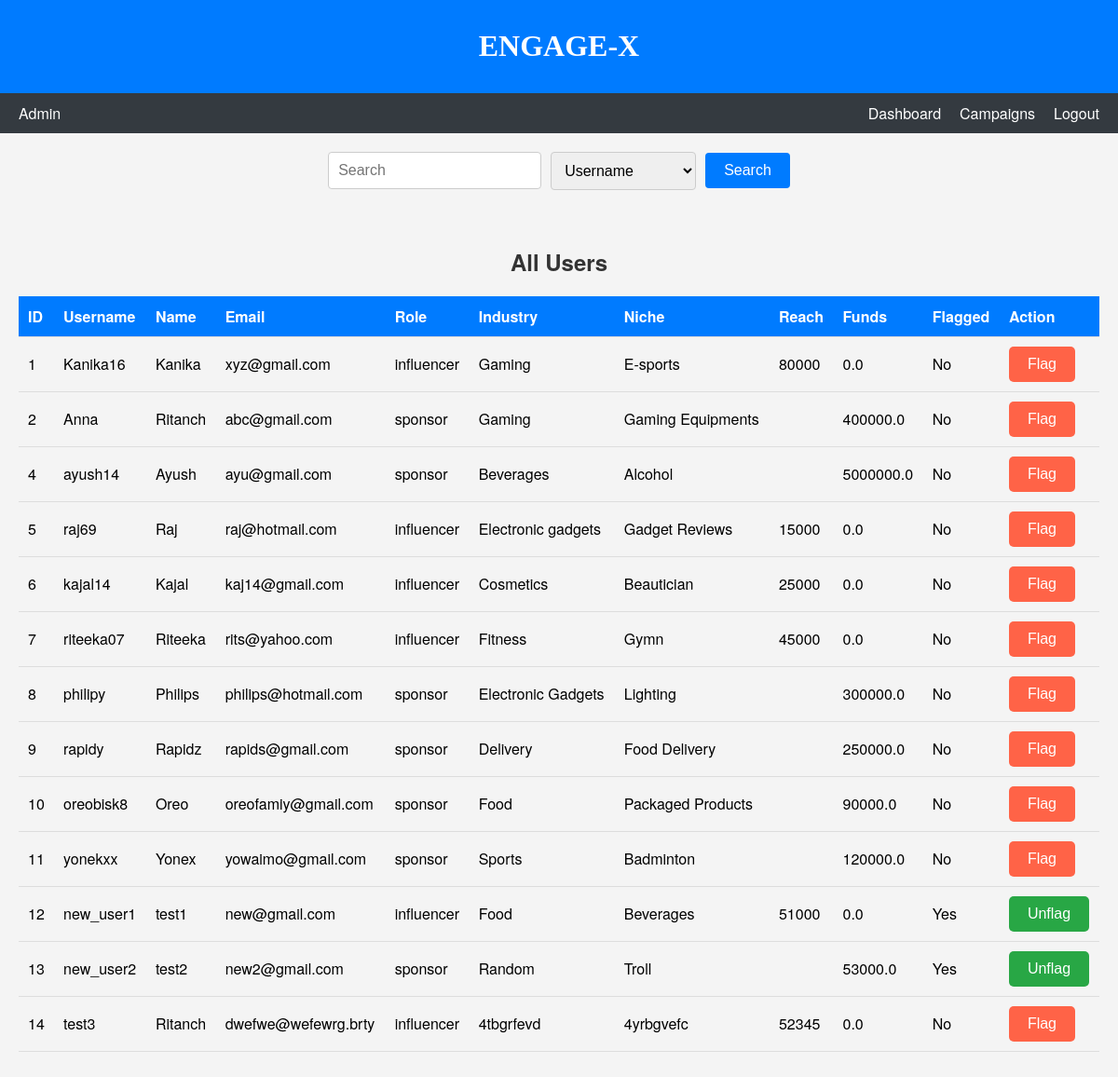
Before: /show_users/all with the older database file.
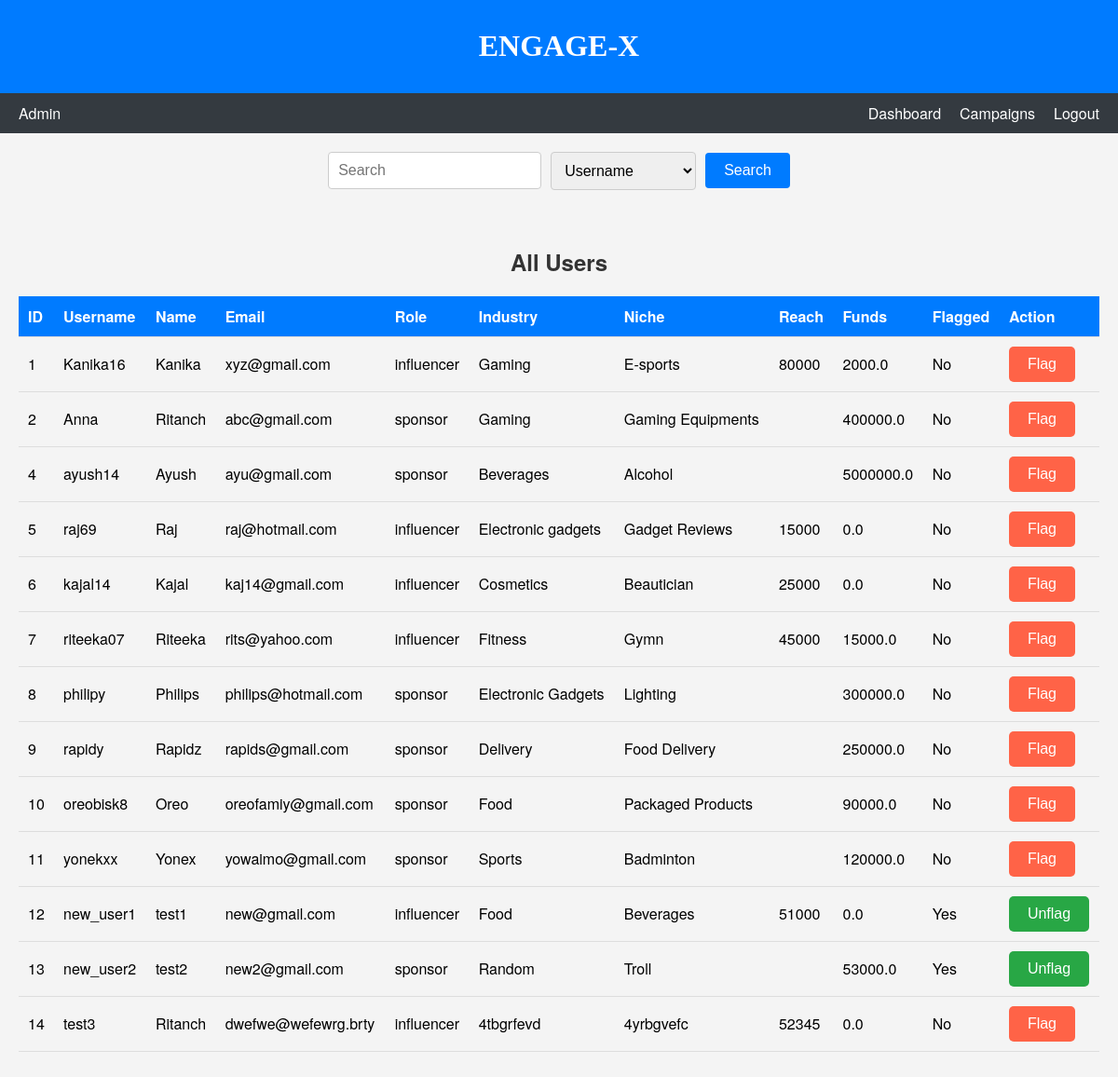
After: the same page with the newer database file.
### models.py (models this page shows, shortened)
class User(db.Model):
    __tablename__ = "user"
    id = db.Column(db.Integer, primary_key=True, autoincrement=True)
    username = db.Column(db.String, nullable=False)
    email = db.Column(db.String, nullable=False)
    role = db.Column(db.String, nullable=False) # admin , sponsor or influencer
    password = db.Column(db.String, nullable=False)
    is_flagged = db.Column(db.Boolean, default=False, nullable=False)  # New attribute for flagging users
    profile = db.relationship('Profile', back_populates='user', uselist=False)
    campaigns = db.relationship('Campaign', back_populates='sponsor')
    ad_requests = db.relationship('AdRequest', back_populates='influencer')

class Profile(db.Model):
    __tablename__ = "profile"
    id = db.Column(db.Integer, primary_key=True, autoincrement=True)
    user_id = db.Column(db.Integer, db.ForeignKey("user.id"), nullable=False)
    name = db.Column(db.String, nullable=False)
    industry = db.Column(db.String)
    niche = db.Column(db.String)
    reach = db.Column(db.Integer)
    funds = db.Column(db.Float)
    user = db.relationship('User', back_populates='profile')

### app.py (the view, shortened to what this page needs)
@app.route('/show_users/<type>', methods=['GET', 'POST'])
def show_users(type):
    if type == 'all':
        users = User.query.filter(User.role != 'admin').all()
    elif type == 'influencers':
        users = User.query.filter(User.role == 'influencer').all()
    elif type == 'sponsors':
        users = User.query.filter(User.role == 'sponsor').all()
    elif type == 'flagged':
        users = User.query.filter(User.is_flagged == True).all()
    return rt('users.html', users=users, type=type)

### templates/users.html (shortened to what this page needs)
<!DOCTYPE html>
<html lang="en">
<head>
    <link rel="stylesheet" href="{{ url_for('static', filename='css/admin_dashboard.css') }}">
</head>
<body>
    <header>
        <h1>ENGAGE-X</h1>
    </header>
    <nav class="navbar">
        <div class="navbar-left">
            <span>Admin</span>
        </div>
        <div class="navbar-right">
            <a href="{{ url_for('admin_dashboard') }}">Dashboard</a>
            <a href="{{ url_for('show_campaigns', type='all') }}">Campaigns</a>
            <a href="{{ url_for('logout') }}">Logout</a>
        </div>
    </nav>
    <div id="search-bar" class="search-bar">
        <form action="{{ url_for('search_admin') }}" method="POST">
            <input type="text" name="search-input" placeholder="Search" id="search-input">
            <select name="tag" id="tag">
                <option value="username">Username</option>
            </select>
            <button id="search-button">Search</button>
        </form>
    </div>
    <section id="users-section">
        <h2>{{ type|capitalize }} Users</h2>
        <table>
            <thead>
                <tr>
                    <th>ID</th>
                    <th>Username</th>
                    <th>Name</th>
                    <th>Email</th>
                    <th>Role</th>
                    <th>Industry</th>
                    <th>Niche</th>
                    <th>Reach</th>
                    <th>Funds</th>
                    <th>Flagged</th>
                    <th>Action</th>
                </tr>
            </thead>
            <tbody>
                {% for user in users %}
                <tr>
                    <td>{{ user.id }}</td>
                    <td>{{ user.username }}</td>
                    <td>{{ user.profile.name }}</td>
                    <td>{{ user.email }}</td>
                    <td>{{ user.role }}</td>
                    <td>{{ user.profile.industry }}</td>
                    <td>{{ user.profile.niche }}</td>
                    <td>{{ user.profile.reach }}</td>
                    <td>{{ user.profile.funds }}</td>
                    <td>{{ 'Yes' if user.is_flagged else 'No' }}</td>
                    <td>
                        <form action="{{ url_for('show_users', type=type) }}" method="post">
                            {% if user.is_flagged %}
                                <button type="submit" name="action" value="unflag" class="unflag-button">Unflag</button>
                            {% else %}
                                <button type="submit" name="action" value="flag" class="flag-button">Flag</button>
                            {% endif %}
                        </form>
                    </td>
                </tr>
                {% endfor %}
            </tbody>
        </table>
    </section>
</body>
</html>

### static/css/admin_dashboard.css (style rules this page uses)
body { font-family: 'Helvetica Neue', sans-serif; margin: 0; padding: 0; background-color: #f4f4f4; }
header { font-family: stylish; background-color: #007bff; color: white; padding: 10px 20px; text-align: center; }
.navbar { display: flex; justify-content: space-between; background-color: #343a40; color: white; padding: 10px 20px; }
.navbar-left { display: flex; align-items: center; }
.navbar-right { display: flex; align-items: center; }
.navbar-right a { color: white; text-decoration: none; margin-left: 20px; }
.search-bar { margin: 20px; display: flex; justify-content: center; align-items: center; }
.search-bar form { display: flex; align-items: center; }
#search-input { padding: 10px; font-size: 16px; border: 1px solid #ccc; border-radius: 4px; margin-right: 10px; }
#tag { padding: 10px; font-size: 16px; border: 1px solid #ccc; border-radius: 4px; margin-right: 10px; }
#search-button { padding: 10px 20px; font-size: 16px; background-color: #007bff; color: white; border: none; border-radius: 4px; cursor: pointer; }
#users-section { padding: 20px; text-align: center; }
#users-section h2 { color: #333; margin-bottom: 20px; }
#users-section table { width: 100%; border-collapse: collapse; margin: 20px 0; }
#users-section th, #users-section td { padding: 10px; text-align: left; border-bottom: 1px solid #ddd; }
#users-section th { background-color: #007bff; color: white; }
.flag-button, .unflag-button { padding: 10px 20px; font-size: 16px; border: none; border-radius: 5px; cursor: pointer; }
.flag-button { background-color: #FF6347; color: white; }
.unflag-button { background-color: #28a745; color: white; }

Changed rows visible on the page:
changed through a linked row, User "Kanika16": profile.funds "0.0" → "2000.0"
changed through a linked row, User "riteeka07": profile.funds "0.0" → "15000.0"
